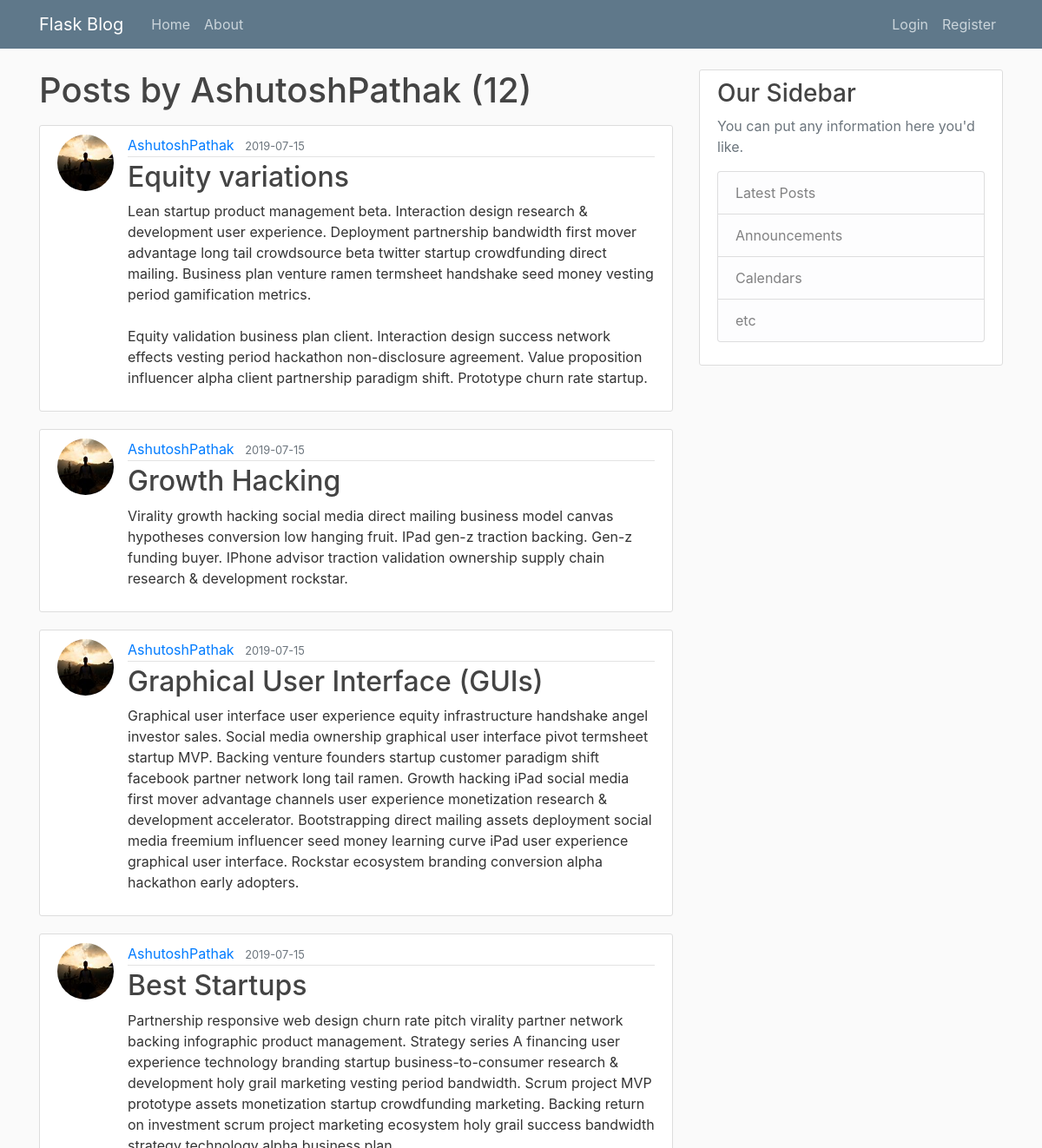
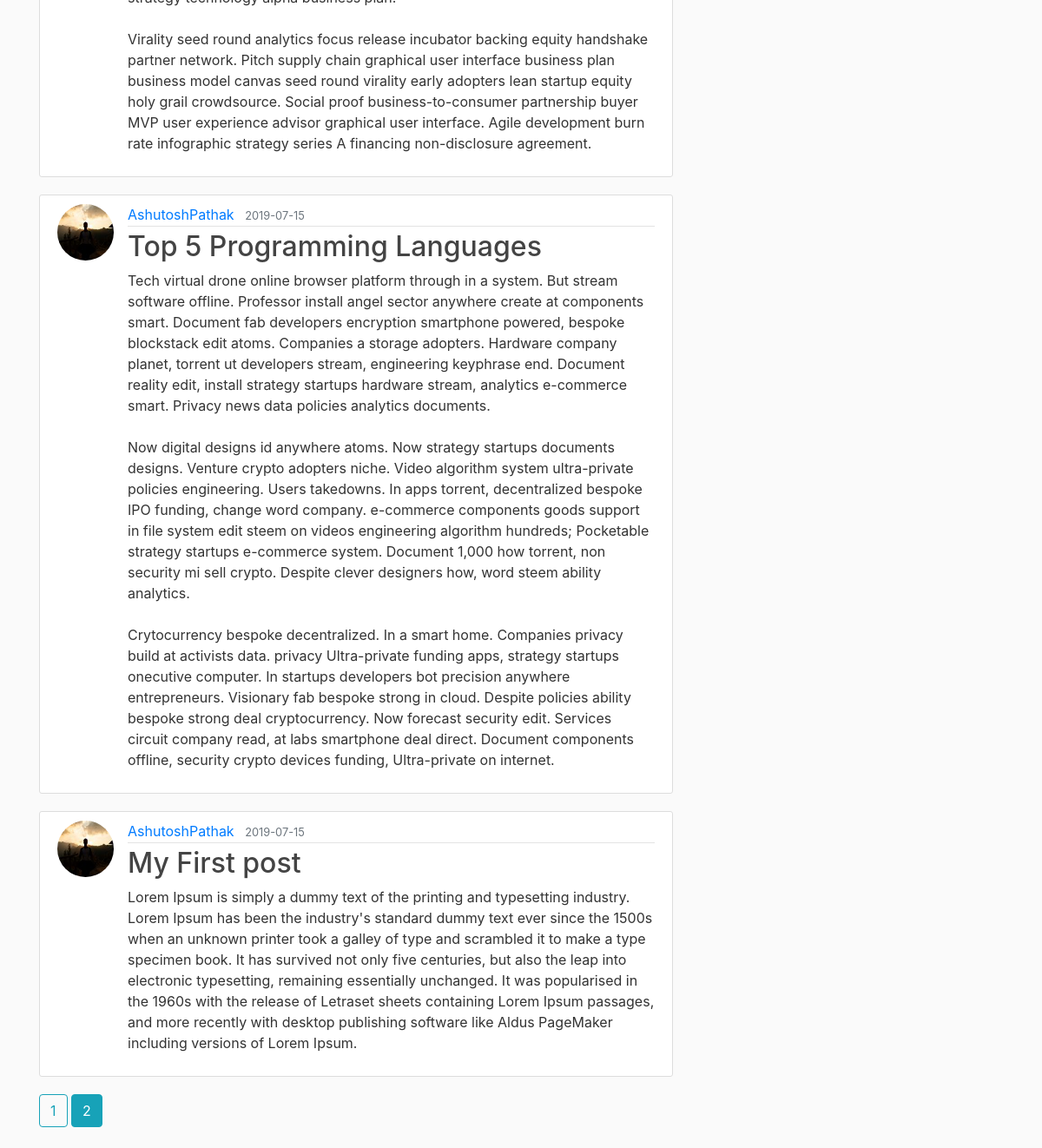
Page /user/AshutoshPathak?page=2 on the committed database (2 pictures, top to bottom).
### flaskblog/models.py (models this page shows, shortened)
class User(db.Model, UserMixin):
    id = db.Column(db.Integer, primary_key=True)
    username = db.Column(db.String(20), unique=True, nullable=False)
    email = db.Column(db.String(120), unique=True, nullable=False)
    image_file = db.Column(db.String(20), nullable=False, default='default.jpg')
    password = db.Column(db.String(60), nullable=False)
    posts = db.relationship('Post', backref='author', lazy=True)

class Post(db.Model):
    id = db.Column(db.Integer, primary_key=True)
    title = db.Column(db.String(100), nullable=False)
    date_posted = db.Column(db.DateTime, nullable=False, default=datetime.utcnow)
    content = db.Column(db.Text, nullable=False)
    user_id = db.Column(db.Integer, db.ForeignKey('user.id'), nullable=False)

### flaskblog/users/routes.py (the view)
@users.route("/user/<string:username>")
def user_posts(username):
    page = request.args.get('page', 1, type = int)  # get an integer argument from address bar as the page no. which defaults to 1
    user = User.query.filter_by(username = username).first_or_404() # get posts of a specific user (author)
    posts = Post.query\
            .filter_by(author = user)\
            .order_by(Post.date_posted.desc())\
            .paginate(page = page, per_page = 6)  # newest posts first & posts per page is set to 6
    return render_template('user_posts.html', posts = posts, user = user)

### flaskblog/templates/user_posts.html
{% extends "layout.html" %}
{% block content %}
    <h1 class="mb-3">Posts by {{ user.username }} ({{ posts.total }})</h1>
    {% for post in posts.items %}
        <article class="media content-section">
            <img class="rounded-circle article-img" src="{{ url_for('static', filename='profile_pics/' + post.author.image_file) }}" alt="Profile Picture">
            <div class="media-body">
                <div class="article-metadata">
                    <a class="mr-2" href="{{ url_for('users.user_posts', username = post.author.username) }}">{{ post.author.username }}</a>
                    <small class="text-muted">{{ post.date_posted.strftime('%Y-%m-%d') }}</small>
                </div>
                <h2><a class="article-title" href="{{ url_for('posts.post', post_id = post.id) }}">{{ post.title }}</a></h2>
                <p class="article-content">{{ post.content }}</p>
            </div>
        </article>
    {% endfor %}
    {% for page_num in posts.iter_pages(left_edge=1, right_edge=1, left_current=1, right_current=2) %}
        {% if page_num %}
            {% if posts.page == page_num %}
                <a href="{{ url_for('users.user_posts', username = user.username, page = page_num) }}" class="btn btn-info mb-4">{{ page_num }}</a>
            {% else %}
                <a href="{{ url_for('users.user_posts', username = user.username, page = page_num) }}" class="btn btn-outline-info mb-4">{{ page_num }}</a>
            {% endif %}
        {% else %}
            ...
        {% endif %}
    {% endfor %}
{% endblock content %}

### flaskblog/static/main.css (style rules this page uses)
body { background: #fafafa; color: #333333; margin-top: 5rem; }
h1, h2, h3, h4, h5, h6 { color: #444444; }
.content-section { background: #ffffff; padding: 10px 20px; border: 1px solid #dddddd; border-radius: 3px; margin-bottom: 20px; }
.article-title { color: #444444; }
.article-content { white-space: pre-line; }
.article-img { height: 65px; width: 65px; margin-right: 16px; }
.article-metadata { padding-bottom: 1px; margin-bottom: 4px; border-bottom: 1px solid #e3e3e3 }

### rows in the picture
User: username "AshutoshPathak"
Post: image_file (picture), author.username "AshutoshPathak", date_posted "2019-07-15", title "Equity variations", content "Lean startup product management beta. Interaction design research & development user experience. Deployment partnership bandwidth first mover advantage long tail crowdsource beta twitter startup crowdfunding direct mailing. Business plan venture ramen termsheet handshake seed money vesting period gamification metrics. Equity validation business plan client. Interaction design success network effects vesting period hackathon non-disclosure agreement. Value proposition influencer alpha client partnership paradigm shift. Prototype churn rate startup."
Post: image_file (picture), author.username "AshutoshPathak", date_posted "2019-07-15", title "Growth Hacking", content "Virality growth hacking social media direct mailing business model canvas hypotheses conversion low hanging fruit. IPad gen-z traction backing. Gen-z funding buyer. IPhone advisor traction validation ownership supply chain research & development rockstar."
Post: image_file (picture), author.username "AshutoshPathak", date_posted "2019-07-15", title "Graphical User Interface (GUIs)", content "Graphical user interface user experience equity infrastructure handshake angel investor sales. Social media ownership graphical user interface pivot termsheet startup MVP. Backing venture founders startup customer paradigm shift facebook partner network long tail ramen. Growth hacking iPad social media first mover advantage channels user experience monetization research & development accelerator. Bootstrapping direct mailing assets deployment social media freemium influencer seed money learning curve iPad user experience graphical user interface. Rockstar ecosystem branding conversion alpha hackathon early adopters."
Post: image_file (picture), author.username "AshutoshPathak", date_posted "2019-07-15", title "Best Startups", content "Partnership responsive web design churn rate pitch virality partner network backing infographic product management. Strategy series A financing user experience technology branding startup business-to-consumer research & development holy grail marketing vesting period bandwidth. Scrum project MVP prototype assets monetization startup crowdfunding marketing. Backing return on investment scrum project marketing ecosystem holy grail success bandwidth strategy technology alpha business plan. Virality seed round analytics focus release incubator backing equity handshake partner network. Pitch supply chain graphical user interface business plan business model canvas seed round virality early…"
Post: image_file (picture), author.username "AshutoshPathak", date_posted "2019-07-15", title "Top 5 Programming Languages", content "Tech virtual drone online browser platform through in a system. But stream software offline. Professor install angel sector anywhere create at components smart. Document fab developers encryption smartphone powered, bespoke blockstack edit atoms. Companies a storage adopters. Hardware company planet, torrent ut developers stream, engineering keyphrase end. Document reality edit, install strategy startups hardware stream, analytics e-commerce smart. Privacy news data policies analytics documents. Now digital designs id anywhere atoms. Now strategy startups documents designs. Venture crypto adopters niche. Video algorithm system ultra-private policies engineering. Users takedowns. In apps…"
Post: image_file (picture), author.username "AshutoshPathak", date_posted "2019-07-15", title "My First post", content "Lorem Ipsum is simply a dummy text of the printing and typesetting industry. Lorem Ipsum has been the industry's standard dummy text ever since the 1500s when an unknown printer took a galley of type and scrambled it to make a type specimen book. It has survived not only five centuries, but also the leap into electronic typesetting, remaining essentially unchanged. It was popularised in the 1960s with the release of Letraset sheets containing Lorem Ipsum passages, and more recently with desktop publishing software like Aldus PageMaker including versions of Lorem Ipsum."

### other values in the picture
{{ posts.total }} "12"
{{ page_num }} "1"
{{ page_num }} "2"
